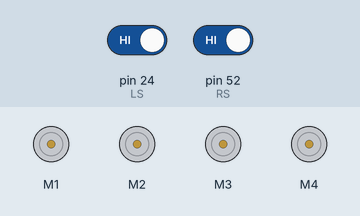
This sketch was run on a simulated Arduino Mega 2560, built with avr-gcc and run on an emulated ATmega2560. Parts: 4 × DC motor (green arrow = forward, orange = backward, longer = faster). Inputs (shaded band) come from the test bench; at power-on: pin 24 (LS) HIGH, pin 52 (RS) HIGH.

Above: at 1.2 s.
1.3 s: pin 24 (LS) driven LOW
At 2.3 s:
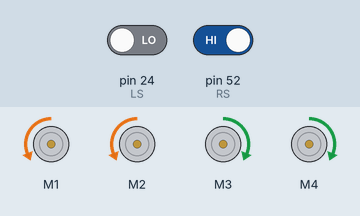
2.8 s: pin 52 (RS) driven LOW
At 3.4 s:
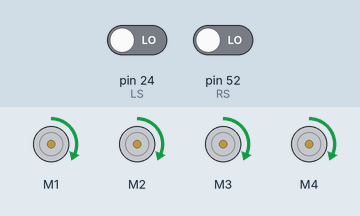
4.3 s: pin 24 (LS) driven HIGH
At 5.5 s:
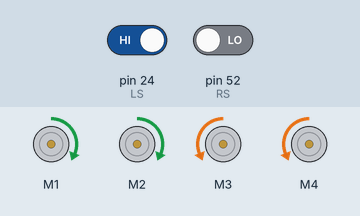
5.8 s: pin 52 (RS) driven HIGH
At 6.9 s:
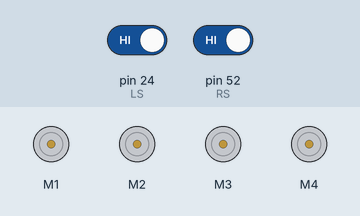
Timing chart, 0 to 8.3 s (numbered marks = the images above; inputs shaded):
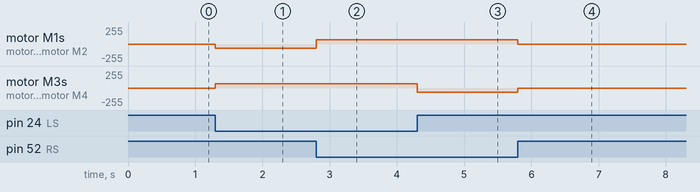

The sketch:

LFR.ino
```cpp
#include <AFMotor.h>
int a =65;
AF_DCMotor right_motor1(1);
AF_DCMotor right_motor2(2);
AF_DCMotor left_motor3(3);
AF_DCMotor left_motor4(4);
int LS = 24;
int RS = 52;
//#define LS (24);
//#define RS (52);

void setup() {
  pinMode(RS,INPUT);
  pinMode(LS,INPUT);
  right_motor1.setSpeed(200);
  right_motor1.run(RELEASE);

  right_motor2.setSpeed(200);
  right_motor2.run(RELEASE);

  left_motor3.setSpeed(200);
  left_motor3.run(RELEASE);

  left_motor4.setSpeed(200);
  left_motor4.run(RELEASE);

  Serial.begin(9600);
}

void loop() {
 //Move Forward

 if(digitalRead(LS)==0 &&digitalRead(RS)==0) // Move Forward
  {

  right_motor1.setSpeed(a);
  right_motor2.setSpeed(a);
  left_motor3.setSpeed(a);
  left_motor4.setSpeed(a);


  right_motor1.run(FORWARD);


  right_motor2.run(FORWARD);


 left_motor3.run(FORWARD);


  left_motor4.run(FORWARD);

  }
  //Move Right
 if(digitalRead(LS)==0 &&digitalRead(RS)==1)

 {
  right_motor1.run(BACKWARD);
   right_motor1.setSpeed(a);
     right_motor2.run(BACKWARD);
   right_motor2.setSpeed(a);


  left_motor3.run(FORWARD);
  left_motor3.setSpeed(a);

    left_motor4.run(FORWARD);
  left_motor4.setSpeed(a);
 }
   //Move Left
   if(digitalRead(LS)==1 &&digitalRead(RS)==0)
   {
  right_motor1.run(FORWARD);
  right_motor1.setSpeed(a);

    right_motor2.run(FORWARD);
  right_motor2.setSpeed(a);


  left_motor3.run(BACKWARD);
  left_motor3.setSpeed(a);


  left_motor4.run(BACKWARD);
  left_motor4.setSpeed(a);
left_motor4.setSpeed(a);
   }

      //stop
   if(digitalRead(LS)==1 &&digitalRead(RS)==1)
   {
  right_motor1.run(FORWARD);
  right_motor1.setSpeed(0);

    right_motor2.run(FORWARD);
  right_motor2.setSpeed(0);


  left_motor3.run(FORWARD);
  left_motor3.setSpeed(0);


  left_motor4.run(FORWARD);
  left_motor4.setSpeed(0);

   }


}
```

Measured:
- after the input at 1.3 s, motor M1, motor M2: stopped → backward 65/255 at once; motor M3, motor M4: stopped → forward 65/255 at once
- after the input at 2.8 s, motor M1, motor M2: backward 65/255 → forward 65/255 at once
- after the input at 4.3 s, motor M3, motor M4: forward 65/255 → backward 65/255 at once
- after the input at 5.8 s, motor M1, motor M2: forward 65/255 → stopped at once; motor M3, motor M4: backward 65/255 → stopped at once
